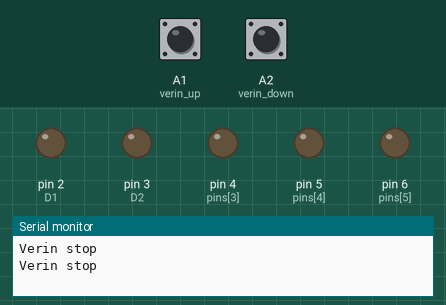
Simulated run of this sketch. Board: Arduino Uno, built with avr-gcc and run on an emulated ATmega328P. Shown: output pins drawn as LEDs (lit = HIGH), the last lines printed to the serial monitor. Inputs (shaded band) come from the test bench; at power-on: A1 (verin_up) LOW, A2 (verin_down) LOW.

Above: at 3.2 s.
3.3 s: A1 (verin_up) pulled HIGH for 1.2 s
At 4.3 s:
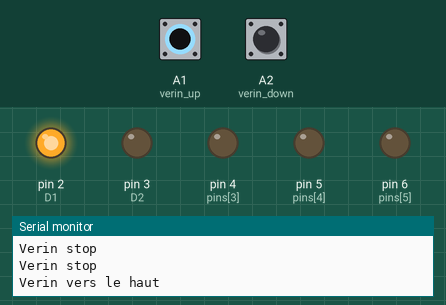
6.5 s: A2 (verin_down) pulled HIGH for 1.2 s
At 7.8 s:
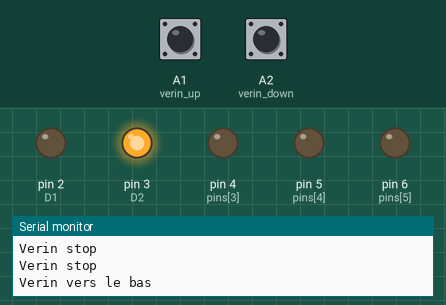
9.5 s: A2 (verin_down) pulled HIGH for 3.2 s
At 13.6 s:
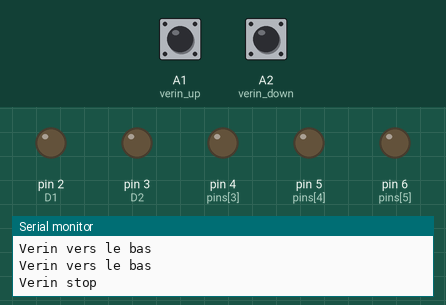
14.5 s: A1 (verin_up) pulled HIGH for 3.2 s
At 16.4 s:
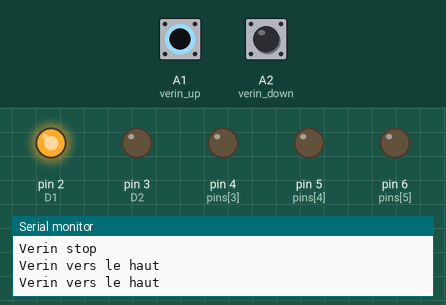
Timing chart, 0 to 19.5 s (numbered marks = the images above; inputs shaded):
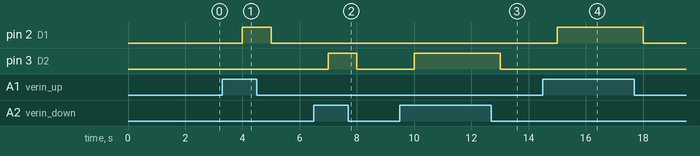

The sketch:

F_verin.ino
```cpp
#define D1 2      // vrein_sens+
#define D2 3      // verin_sens-
#define D3 4
#define D4 5
#define D5 6
#define D6 7
#define verin_up A1    // verin_up connected to A1
#define verin_down A2  // verin_down connected to A2
#define _5s   5000     // 5 seconds
#define _2s   2000     // 2 seconds
#define DEBUG 1        // for DEBUGing
int pins[] = {D1, D2, D3, D4, D5, D6};
void setup() {      // put your setup code here, to run once:

    #if DEBUG
    Serial.begin(9600);                  // serial for debuging
    //Serial.print(sizeof(pins)/sizeof(pins[0]));          // the length of the pins
    #endif

    for (byte i =0; i < sizeof(pins)/sizeof(pins[0]); i++) {
      pinMode(pins[i], OUTPUT);
    }

    delay(_2s/1);

}

void verin_command() {

  int dif_verin = digitalRead(verin_up) - digitalRead(verin_down);
  switch (dif_verin) {
    case 1 :
      digitalWrite(D1, HIGH);
      digitalWrite(D2, LOW);
      #if DEBUG
      Serial.println("Verin vers le haut");
      #endif
      break;
    case -1 :
      digitalWrite(D1, LOW);
      digitalWrite(D2, HIGH);
      #if DEBUG
      Serial.println("Verin vers le bas");
      #endif
      break;
    default :
      digitalWrite(D1, LOW);
      digitalWrite(D2, LOW);
      #if DEBUG
      Serial.println("Verin stop");
      #endif
      break;

}
}

void loop() {            // put your main code here, to run repeatedly:
     verin_command();    // verin_reglage
     delay(1000);        // for virtual monitor
  }
```

Measured:
- after the input at 3.3 s, pin 2 (D1): LOW → HIGH after 0.70 s, → LOW 1.0 s later
- after the input at 6.5 s, pin 3 (D2): LOW → HIGH after 0.50 s, → LOW 1.0 s later
- after the input at 9.5 s, pin 3 (D2): LOW → HIGH after 0.50 s, → LOW 3.0 s later
- after the input at 14.5 s, pin 2 (D1): LOW → HIGH after 0.50 s, → LOW 3.0 s later
